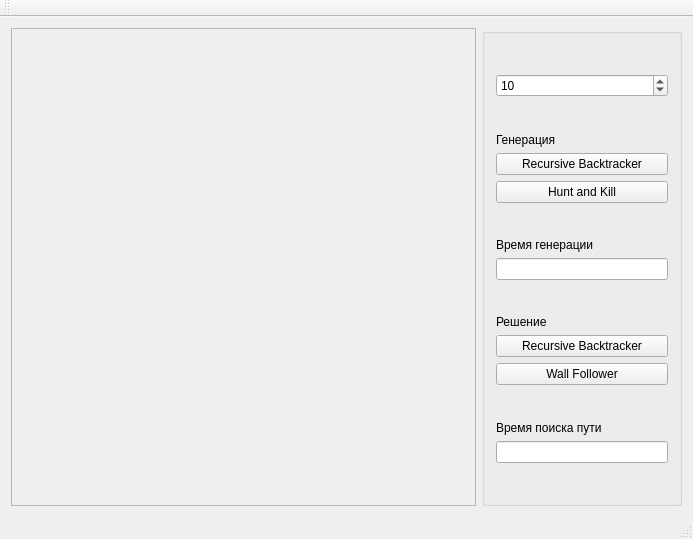
<?xml version="1.0" encoding="UTF-8"?>
<ui version="4.0">
 <class>MainWindow</class>
 <widget class="QMainWindow" name="MainWindow">
  <property name="geometry">
   <rect>
    <x>0</x>
    <y>0</y>
    <width>693</width>
    <height>539</height>
   </rect>
  </property>
  <property name="windowTitle">
   <string>MainWindow</string>
  </property>
  <widget class="QWidget" name="centralWidget">
   <layout class="QGridLayout" name="gridLayout_2">
    <item row="0" column="0">
     <widget class="QScrollArea" name="scrollArea">
      <property name="widgetResizable">
       <bool>true</bool>
      </property>
      <widget class="QWidget" name="scrollAreaWidgetContents">
       <property name="enabled">
        <bool>true</bool>
       </property>
       <property name="geometry">
        <rect>
         <x>0</x>
         <y>0</y>
         <width>465</width>
         <height>451</height>
        </rect>
       </property>
       <property name="contextMenuPolicy">
        <enum>Qt::PreventContextMenu</enum>
       </property>
       <widget class="QWidget" name="gridLayoutWidget">
        <property name="geometry">
         <rect>
          <x>0</x>
          <y>0</y>
          <width>2</width>
          <height>2</height>
         </rect>
        </property>
        <layout class="QGridLayout" name="gridLayout_3">
         <property name="sizeConstraint">
          <enum>QLayout::SetNoConstraint</enum>
         </property>
         <property name="spacing">
          <number>0</number>
         </property>
        </layout>
       </widget>
      </widget>
     </widget>
    </item>
    <item row="0" column="1">
     <widget class="QGroupBox" name="groupBox">
      <property name="maximumSize">
       <size>
        <width>200</width>
        <height>16777215</height>
       </size>
      </property>
      <property name="title">
       <string/>
      </property>
      <layout class="QVBoxLayout" name="verticalLayout">
       <item>
        <spacer name="verticalSpacer_3">
         <property name="orientation">
          <enum>Qt::Vertical</enum>
         </property>
         <property name="sizeHint" stdset="0">
          <size>
           <width>20</width>
           <height>40</height>
          </size>
         </property>
        </spacer>
       </item>
       <item>
        <widget class="QSpinBox" name="spinBox">
         <property name="minimum">
          <number>1</number>
         </property>
         <property name="maximum">
          <number>1000</number>
         </property>
         <property name="value">
          <number>10</number>
         </property>
        </widget>
       </item>
       <item>
        <spacer name="verticalSpacer_2">
         <property name="orientation">
          <enum>Qt::Vertical</enum>
         </property>
         <property name="sizeHint" stdset="0">
          <size>
           <width>20</width>
           <height>40</height>
          </size>
         </property>
        </spacer>
       </item>
       <item>
        <widget class="QLabel" name="label">
         <property name="layoutDirection">
          <enum>Qt::LeftToRight</enum>
         </property>
         <property name="text">
          <string>Генерация</string>
         </property>
        </widget>
       </item>
       <item>
        <widget class="QPushButton" name="pushButton">
         <property name="text">
          <string>Recursive Backtracker</string>
         </property>
        </widget>
       </item>
       <item>
        <widget class="QPushButton" name="pushButton_2">
         <property name="text">
          <string>Hunt and Kill</string>
         </property>
        </widget>
       </item>
       <item>
        <spacer name="verticalSpacer">
         <property name="orientation">
          <enum>Qt::Vertical</enum>
         </property>
         <property name="sizeHint" stdset="0">
          <size>
           <width>20</width>
           <height>40</height>
          </size>
         </property>
        </spacer>
       </item>
       <item>
        <widget class="QLabel" name="label_3">
         <property name="text">
          <string>Время генерации</string>
         </property>
        </widget>
       </item>
       <item>
        <widget class="QLineEdit" name="lineEdit">
         <property name="readOnly">
          <bool>true</bool>
         </property>
        </widget>
       </item>
       <item>
        <spacer name="verticalSpacer_5">
         <property name="orientation">
          <enum>Qt::Vertical</enum>
         </property>
         <property name="sizeHint" stdset="0">
          <size>
           <width>20</width>
           <height>40</height>
          </size>
         </property>
        </spacer>
       </item>
       <item>
        <widget class="QLabel" name="label_2">
         <property name="text">
          <string>Решение</string>
         </property>
        </widget>
       </item>
       <item>
        <widget class="QPushButton" name="pushButton_4">
         <property name="text">
          <string>Recursive Backtracker</string>
         </property>
        </widget>
       </item>
       <item>
        <widget class="QPushButton" name="pushButton_3">
         <property name="text">
          <string>Wall Follower</string>
         </property>
        </widget>
       </item>
       <item>
        <spacer name="verticalSpacer_4">
         <property name="orientation">
          <enum>Qt::Vertical</enum>
         </property>
         <property name="sizeHint" stdset="0">
          <size>
           <width>20</width>
           <height>40</height>
          </size>
         </property>
        </spacer>
       </item>
       <item>
        <widget class="QLabel" name="label_4">
         <property name="text">
          <string>Время поиска пути</string>
         </property>
        </widget>
       </item>
       <item>
        <widget class="QLineEdit" name="lineEdit_2">
         <property name="readOnly">
          <bool>true</bool>
         </property>
        </widget>
       </item>
       <item>
        <spacer name="verticalSpacer_6">
         <property name="orientation">
          <enum>Qt::Vertical</enum>
         </property>
         <property name="sizeHint" stdset="0">
          <size>
           <width>20</width>
           <height>40</height>
          </size>
         </property>
        </spacer>
       </item>
      </layout>
     </widget>
    </item>
   </layout>
  </widget>
  <widget class="QMenuBar" name="menuBar">
   <property name="geometry">
    <rect>
     <x>0</x>
     <y>0</y>
     <width>693</width>
     <height>24</height>
    </rect>
   </property>
  </widget>
  <widget class="QToolBar" name="mainToolBar">
   <attribute name="toolBarArea">
    <enum>TopToolBarArea</enum>
   </attribute>
   <attribute name="toolBarBreak">
    <bool>false</bool>
   </attribute>
  </widget>
  <widget class="QStatusBar" name="statusBar"/>
 </widget>
 <layoutdefault spacing="6" margin="11"/>
 <resources/>
 <connections/>
</ui>
